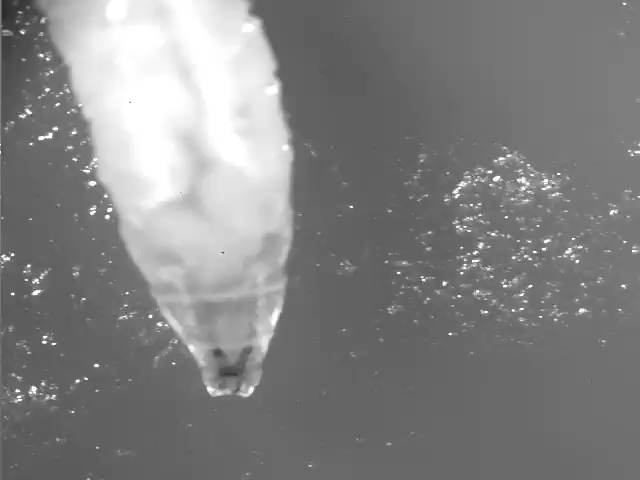
%> input picture Figures/LarvalDOs_highRes 001.tif, 640 x 480 px
$ octave Filtering_noise_complement.m   (GNU Octave 9; MATLAB toolbox functions it lacks are replaced by stand-ins)
%> lines starting %> are read from the running program, lines starting %| are printed output that depends on the picture
clc;
I = imread('LarvalDOs_highRes 001.tif');
%> I is the input picture: size 480x640x3 uint8; min 43, max 255, mean 130.3
I_gray=rgb2gray(I);
I_gray_complement=imcomplement(I_gray);
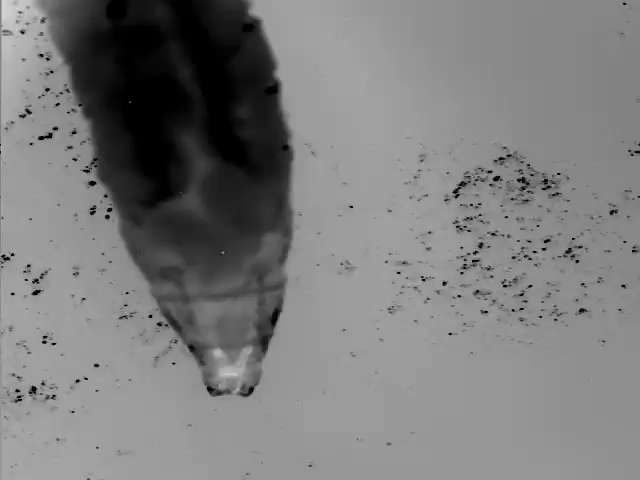
%> I_gray_complement: size 480x640 uint8; min 0, max 212, mean 124.7

Average=fspecial('average');
Disk=fspecial('disk');
Gaussian=fspecial('gaussian');
Laplacian=fspecial('laplacian');
Laplacian_of_Gaussian=fspecial('log');
Prewitt=fspecial('prewitt');
Sobel=fspecial('sobel');

Average_Image=imfilter(I_gray_complement, Average);
Disk_Image=imfilter(I_gray_complement, Disk);
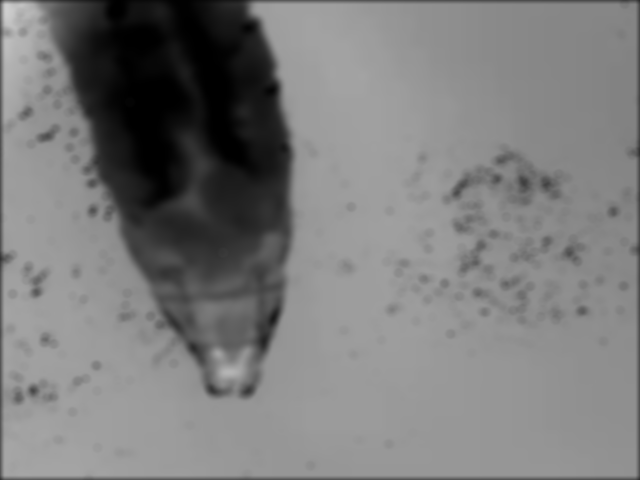
%> Disk_Image: size 480x640 uint8; min 0, max 206, mean 123.7
Gaussian_Image=imfilter(I_gray_complement, Gaussian);
Laplacian_Image=imfilter(I_gray_complement, Laplacian);
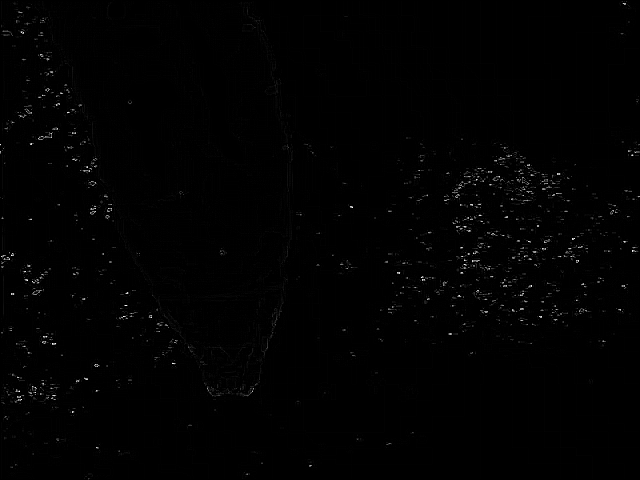
%> Laplacian_Image: size 480x640 uint8; min 0, max 255, mean 1.7
LOG_Image=imfilter(I_gray_complement, Laplacian_of_Gaussian);
Prewitt_Image=imfilter(I_gray_complement, Prewitt);
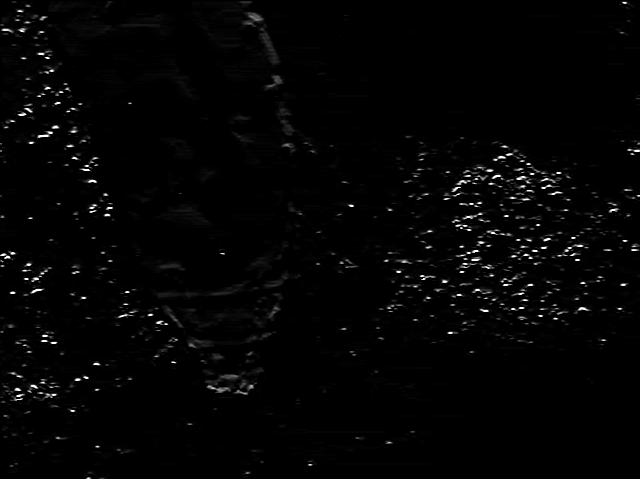
%> Prewitt_Image: size 480x640 uint8; min 0, max 255, mean 4.4
Sobel_Image=imfilter(I_gray_complement, Sobel);

figure;
subplot(2,4,1), imshow(I), title('Original');
subplot(2,4,2), imshow(Disk_Image), title('Disk');
subplot(2,4,3), imshow(Gaussian_Image), title('Gaussian');
subplot(2,4,4), imshow(Laplacian_Image), title('Laplacian');
subplot(2,4,5), imshow(LOG_Image), title('Laplacian of Gaussian');
subplot(2,4,6), imshow(Average_Image), title('Average');
subplot(2,4,7), imshow(Prewitt_Image), title('Prewitt');
subplot(2,4,8), imshow(Sobel_Image), title('Sobel');
